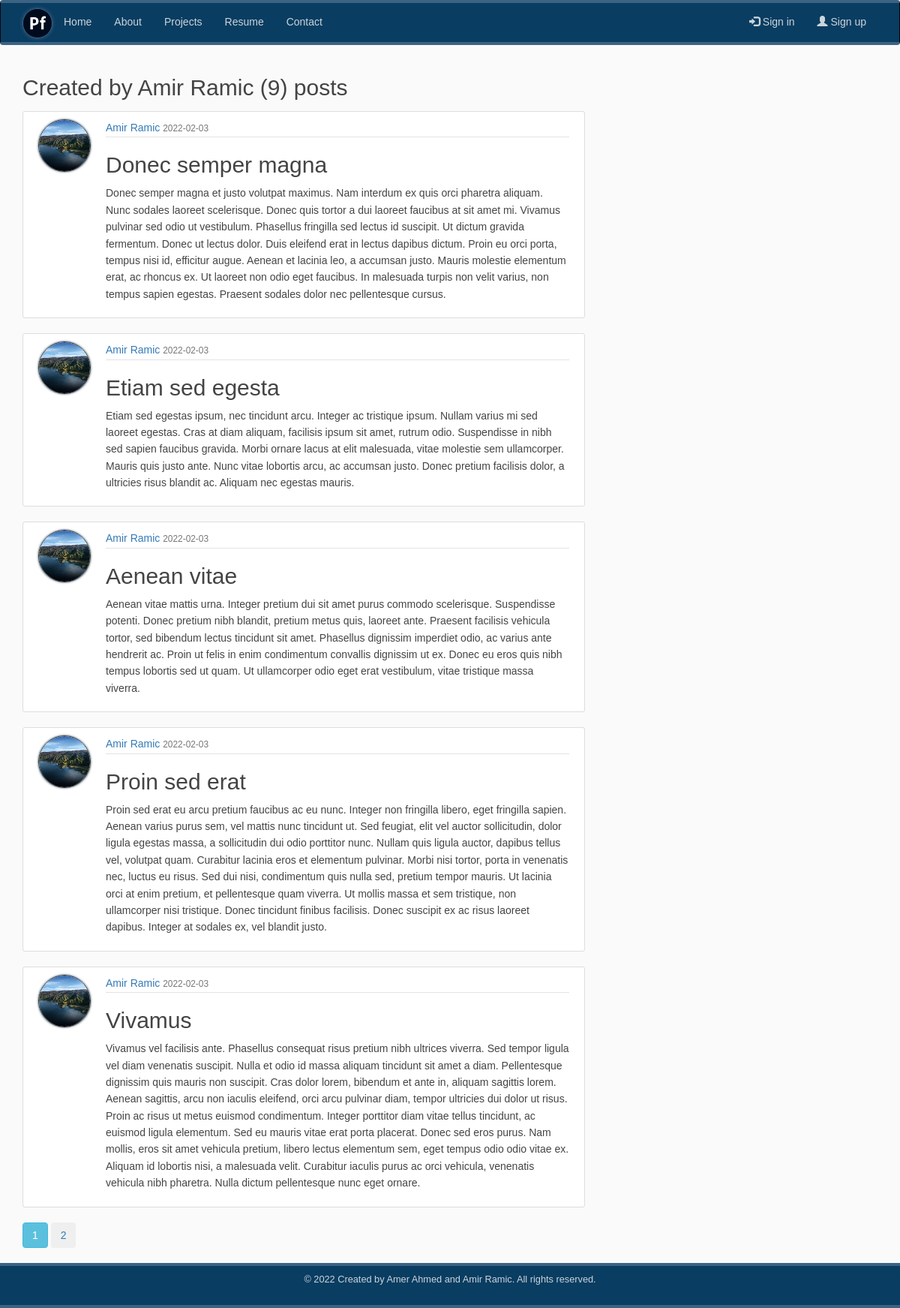
/user/Amir  Ramic, run on the app's committed database.
### app/models/models/models.py (models this page shows, shortened)
class User(db.Model, UserMixin):
    __tablename__ = 'users'
    id = db.Column(db.Integer, primary_key=True)
    username = db.Column(db.String(64), unique=True, nullable=False, index=True)
    email = db.Column(db.String(120), unique=True, nullable=False, index=True)
    profile = db.Column(db.String(20), nullable=False, default='default.jpg')
    password = db.Column(db.String(64), nullable=False)
    posts = db.relationship('Post', backref='author', lazy='dynamic')

class Post(db.Model):
    __tablename__ = 'posts'
    id = db.Column(db.Integer, primary_key=True)
    title = db.Column(db.String(100), nullable=False)
    published = db.Column(db.DateTime, index=True, default=datetime.utcnow)
    content = db.Column(db.Text, nullable=False)
    user_id = db.Column(db.Integer, db.ForeignKey('users.id'), nullable=False)

### app/users/roues/routes.py (the view)
@users.route('/user/<string:username>')
def user_posts(username):
    page = request.args.get('page', 1, type=int)
    user = User.query.filter_by(username=username). first_or_404()
    posts = Post.query.filter_by(author=user)\
        .order_by(Post.published.desc())\
        .paginate(page=page, per_page=5)
    return render_template('posts/user_posts.html', posts=posts, user=user)

### app/templates/posts/user_posts.html (shortened to what this page needs)
{% extends "base.html" %}
{% block page_content %}
<h2 class="md-3">Created by {{ user.username }} ({{ posts.total }}) posts</h2>
{% for post in posts.items %}
<article class="media content-section">
    <img class="rounded-circle article-img" src="{{ url_for('static', filename='profile_pics/' + post.author.profile) }}" alt="Profile">
    <div class="media-body">
        <div class="article-metadata">
        <a class="mr-2" href="{{ url_for('users.user_posts', username=post.author.username) }}">{{ post.author.username }}</a>
        <small class="text-muted">{{ post.published.strftime('%Y-%m-%d') }}</small>
        </div>
        <h2><a class="article-title" href="{{ url_for('posts.post', post_id=post.id) }}">{{ post.title }}</a></h2>
       <p class="article-content">{{ post.content }}</p>
    </div>
  </article>
{% endfor %}
{% for page_number in posts.iter_pages(left_edge=2, left_current=2, right_current=5, right_edge=2) %}
{% if page_number %}
  {% if posts.page == page_number %}
    <a class="btn btn-info mb-4" href="{{ url_for('users.user_posts', username=user.username, page=page_number) }}">{{ page_number }}</a>
  {% else %}
     <button type="button" class="btn btn-outline-info mb-4">
         <a  href="{{ url_for('users.user_posts', username=user.username, page=page_number) }}">{{ page_number }}</a>
     </button>
  {% endif %}
{% endif %}
{% endfor %}
{% endblock  %}

### app/static/css/main.css (style rules this page uses)
* { margin: 0; padding: 0; box-sizing: border-box; }
html { position: relative; min-height: 100%; }
body { font-family: 'Lucida Grande', 'Lucida Sans Unicode', 'Geneva', 'Verdana', sans-serif; background: #fafafa; color: #444444; font-weight: lighter; justify-content: start; padding-bottom: 80px; line-height: 1.6; }
h1, h2, h3, h4, h5, h6 { color: #444444; }
.content-section { background: #ffffff; padding: 10px 20px; border: 1px solid #dddddd; border-radius: 3px; margin-bottom: 20px; }
.article-title { color: #444444; }
.article-content { white-space: pre-line; }
.article-img { height: 65px; width: 65px; margin-right: 16px; }
.article-metadata { padding-bottom: 1px; margin-bottom: 4px; border-bottom: 1px solid #e3e3e3; }
.article-img { float: left; height: 70px; width: 70px; margin-right: 20px; margin-bottom: 16px; border-radius: 50%; border:1px #333333 solid; box-shadow: 0 0 3px #23435d; }

### data on the page
User: username "Amir Ramic"
Post: profile (picture), author.username "Amir Ramic", published "2022-02-03", title "Donec semper magna", content "Donec semper magna et justo volutpat maximus. Nam interdum ex quis orci pharetra aliquam. Nunc sodales laoreet scelerisque. Donec quis tortor a dui laoreet faucibus at sit amet mi. Vivamus pulvinar sed odio ut vestibulum. Phasellus fringilla sed lectus id suscipit. Ut dictum gravida fermentum. Donec ut lectus dolor. Duis eleifend erat in lectus dapibus dictum. Proin eu orci porta, tempus nisi id, efficitur augue. Aenean et lacinia leo, a accumsan justo. Mauris molestie elementum erat, ac rhoncus ex. Ut laoreet non odio eget faucibus. In malesuada turpis non velit varius, non tempus sapien egestas. Praesent sodales dolor nec pellentesque cursus."
Post: profile (picture), author.username "Amir Ramic", published "2022-02-03", title "Etiam sed egesta", content "Etiam sed egestas ipsum, nec tincidunt arcu. Integer ac tristique ipsum. Nullam varius mi sed laoreet egestas. Cras at diam aliquam, facilisis ipsum sit amet, rutrum odio. Suspendisse in nibh sed sapien faucibus gravida. Morbi ornare lacus at elit malesuada, vitae molestie sem ullamcorper. Mauris quis justo ante. Nunc vitae lobortis arcu, ac accumsan justo. Donec pretium facilisis dolor, a ultricies risus blandit ac. Aliquam nec egestas mauris."
Post: profile (picture), author.username "Amir Ramic", published "2022-02-03", title "Aenean vitae", content "Aenean vitae mattis urna. Integer pretium dui sit amet purus commodo scelerisque. Suspendisse potenti. Donec pretium nibh blandit, pretium metus quis, laoreet ante. Praesent facilisis vehicula tortor, sed bibendum lectus tincidunt sit amet. Phasellus dignissim imperdiet odio, ac varius ante hendrerit ac. Proin ut felis in enim condimentum convallis dignissim ut ex. Donec eu eros quis nibh tempus lobortis sed ut quam. Ut ullamcorper odio eget erat vestibulum, vitae tristique massa viverra."
Post: profile (picture), author.username "Amir Ramic", published "2022-02-03", title "Proin sed erat", content "Proin sed erat eu arcu pretium faucibus ac eu nunc. Integer non fringilla libero, eget fringilla sapien. Aenean varius purus sem, vel mattis nunc tincidunt ut. Sed feugiat, elit vel auctor sollicitudin, dolor ligula egestas massa, a sollicitudin dui odio porttitor nunc. Nullam quis ligula auctor, dapibus tellus vel, volutpat quam. Curabitur lacinia eros et elementum pulvinar. Morbi nisi tortor, porta in venenatis nec, luctus eu risus. Sed dui nisi, condimentum quis nulla sed, pretium tempor mauris. Ut lacinia orci at enim pretium, et pellentesque quam viverra. Ut mollis massa et sem tristique, non ullamcorper nisi tristique. Donec tincidunt finibus facilisis. Donec suscipit ex ac risus…"
Post: profile (picture), author.username "Amir Ramic", published "2022-02-03", title "Vivamus", content "Vivamus vel facilisis ante. Phasellus consequat risus pretium nibh ultrices viverra. Sed tempor ligula vel diam venenatis suscipit. Nulla et odio id massa aliquam tincidunt sit amet a diam. Pellentesque dignissim quis mauris non suscipit. Cras dolor lorem, bibendum et ante in, aliquam sagittis lorem. Aenean sagittis, arcu non iaculis eleifend, orci arcu pulvinar diam, tempor ultricies dui dolor ut risus. Proin ac risus ut metus euismod condimentum. Integer porttitor diam vitae tellus tincidunt, ac euismod ligula elementum. Sed eu mauris vitae erat porta placerat. Donec sed eros purus. Nam mollis, eros sit amet vehicula pretium, libero lectus elementum sem, eget tempus odio odio vitae ex.…"

### other printed values
{{ posts.total }} "9"
{{ page_number }} "1"
{{ page_number }} "2"
